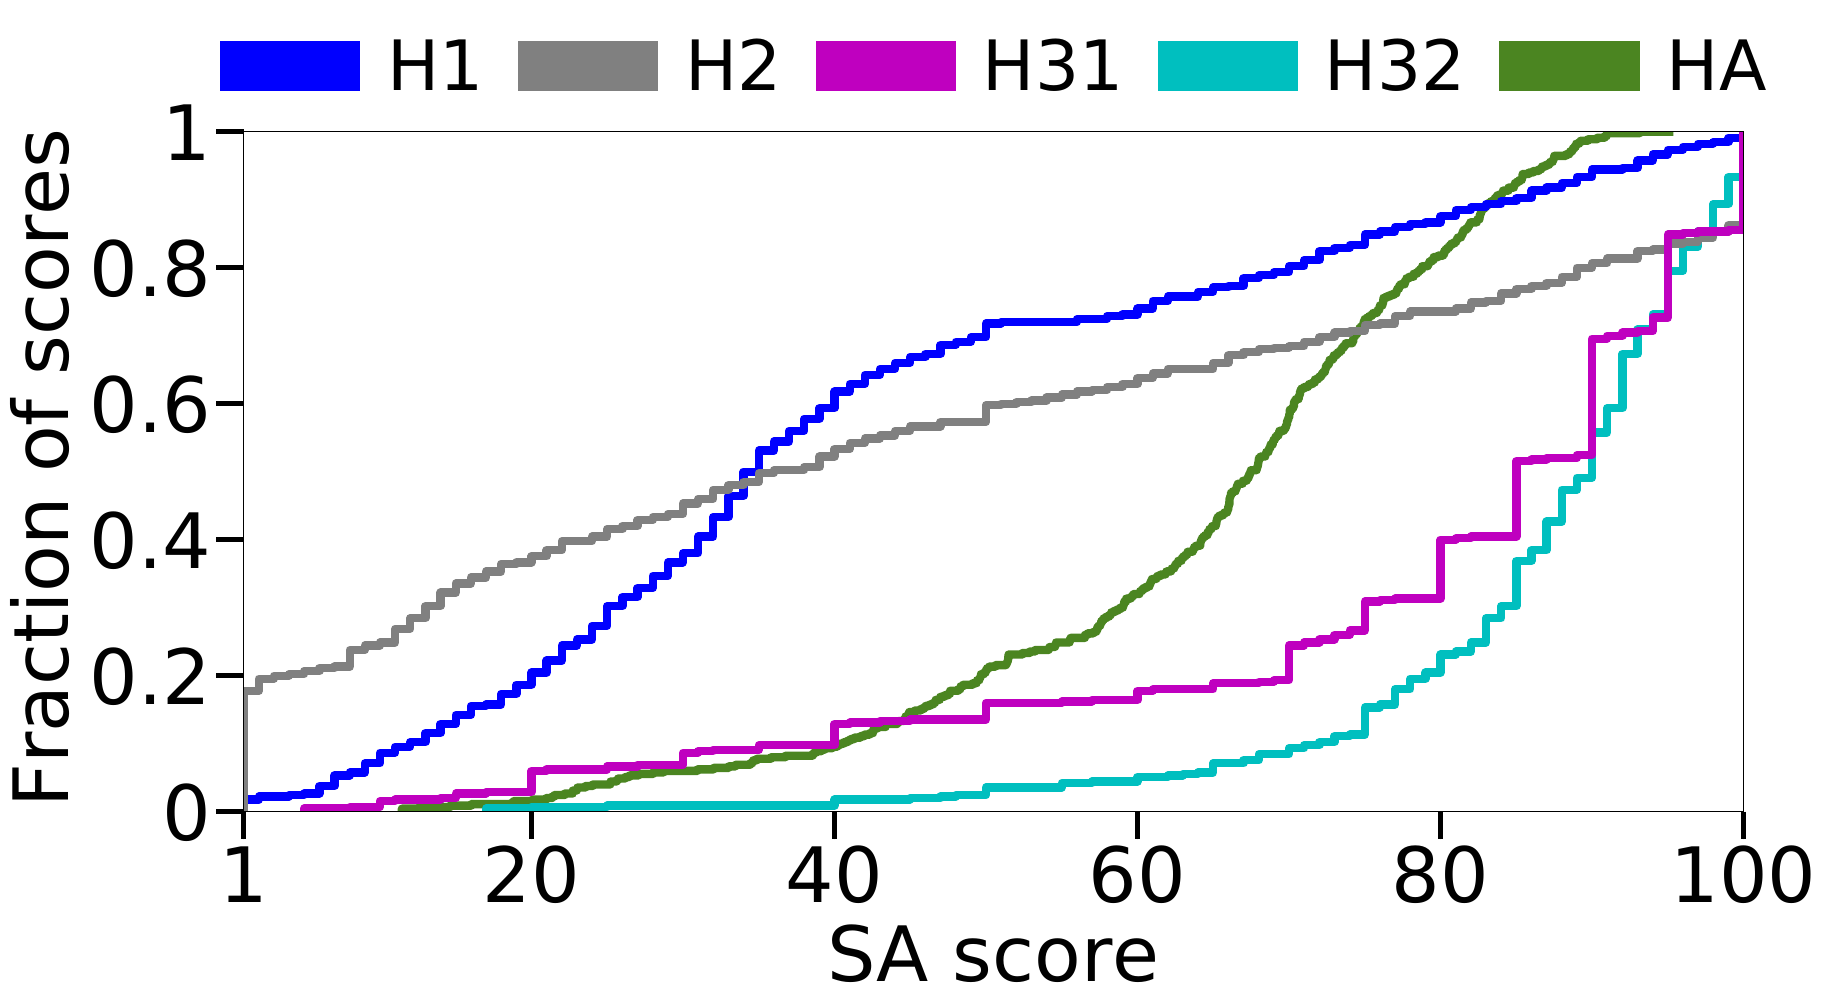

Recreate this plot in Python.
import matplotlib.pyplot as plt
import pandas as pd
import numpy as np
import statsmodels.api as sm
import matplotlib.patches as mpatches
import matplotlib.font_manager as font_manager
import os
#need to be in folder b

#take mos scores
xls = pd.ExcelFile(r"../hdtv_scores.xlsx") #use r before absolute file path
sheetX = xls.parse(0)
mosarray=sheetX['mos'].tolist()

#takes user scores and order them based on hightest discrepancy
collect_all=[]
users_scores=np.load('../users_scores_hdtv.npy')
right_order=[26	,8	,22	,31	,12	,16	,28	,11	,7	,30	,24	,10	,21	,5	,13	,15	,18	,2	,4	,3	,9	,17	,14	,23	,25	,20	,27	,19	,6	,32	,1	,29]

#sort users scores
ordered_users=[]
for num in right_order:
    ordered_users.append(users_scores[num - 1].tolist())

#ECDF for 4users and average user
lab=['HA','H1','H32','H2','H31']
my_pal = ["#4b8521", "b", "c",'grey','m']
fig=plt.figure(figsize=(20, 10),dpi=100)
subsec=[mosarray,ordered_users[0],ordered_users[-1],ordered_users[1],ordered_users[-2]]

#plot ecdf
for i in range(5):
    ecdf = sm.distributions.ECDF(subsec[i])
    plt.step(ecdf.x, ecdf.y,label=lab[i],color=my_pal[i],linewidth=6.0)
plt.margins(0,0)
plt.tick_params(axis='both',which='major', labelsize=20, width=3.5, length=20)
plt.ylabel('Fraction of scores', fontsize=55)
plt.xticks(fontsize=55)
plt.yticks(fontsize=55)
plt.xlabel('SA score', fontsize=55)
plt.xticks([1,20,40,60,80,100])
plt.yticks([0.0,0.2,0.4,0.6,0.8,1.0],['0','0.2','0.4','0.6','0.8','1'])
HA_patch = mpatches.Patch(color='#4b8521', label='HA')
H1_patch = mpatches.Patch(color='b', label='H1')
H32_patch = mpatches.Patch(color='c', label='H32')
H2_patch = mpatches.Patch(color='grey', label='H2')
H31_patch = mpatches.Patch(color='m', label='H31')
font = font_manager.FontProperties(size=50)
plt.legend(handles=[H1_patch,H2_patch,H31_patch,H32_patch,HA_patch],loc='upper center', bbox_to_anchor=(0.5, 1.23), fontsize=50, ncol=5, framealpha=0, columnspacing=0.5,handletextpad=0.4,prop=font)
plt.gcf().subplots_adjust(bottom=0.2)
plt.gcf().subplots_adjust(left=0.15)
plt.savefig('Figure_b.pdf',bbox_inches='tight')